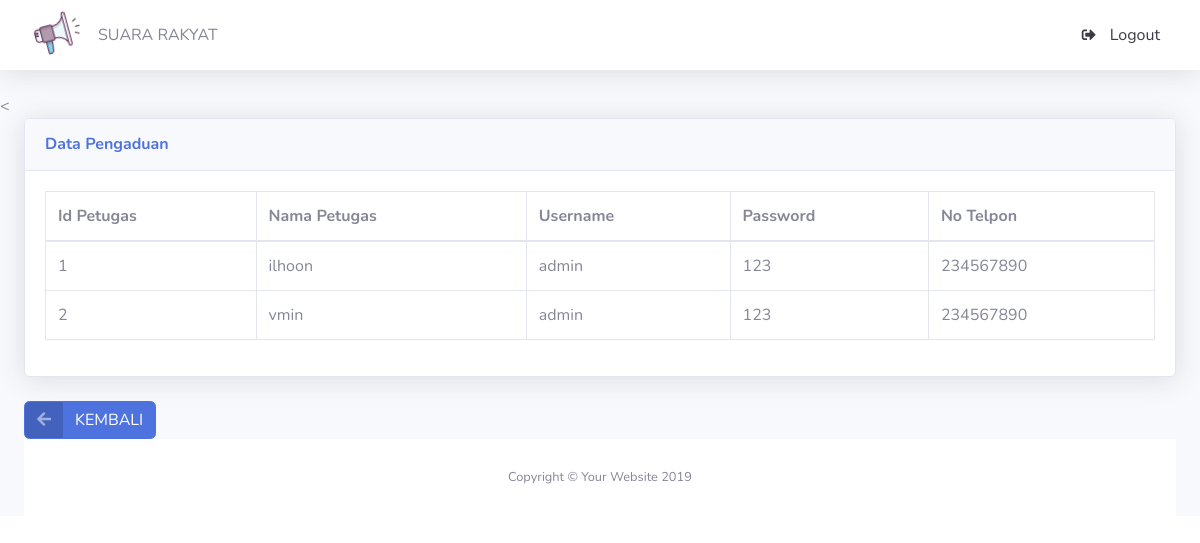
Page /data_pegawai.php on the committed database.
### tables this page shows
CREATE TABLE `tbl_petugas` (
  `id_petugas` int(11) NOT NULL,
  `nama_petugas` varchar(35) NOT NULL,
  `username` varchar(25) NOT NULL,
  `password` varchar(32) NOT NULL,
  `telp` varchar(13) NOT NULL,
  `level` enum('admin','petugas','','') NOT NULL
);

### data_pegawai.php (the view, shortened to what this page needs)
<!DOCTYPE html>
<html lang="en">
<head>
  <link href="vendor/fontawesome-free/css/all.min.css" rel="stylesheet" type="text/css">
  <link href="css/sb-admin-2.min.css" rel="stylesheet">
</head>
<body id="page-top">
  <div id="wrapper">
    <div id="content-wrapper" class="d-flex flex-column">
      <div id="content">
        <nav class="navbar navbar-expand navbar-light bg-white topbar mb-4 static-top shadow">
           <div class="sidebar-brand-icon rotate-n-15">
          <i> <img src="img/logoo.png"; style="margin-left: 18px;"> </i>
        </div>
        <div class="sidebar-brand-text mx-3">SUARA RAKYAT </div>
          <ul class="navbar-nav ml-auto">
            <li class="nav-item dropdown no-arrow">
                <a class="dropdown-item" href="#" data-toggle="modal" data-target="#logoutModal" >
                  <i class="fas fa-sign-out-alt fa-sm fa-fw mr-2"></i>
                  Logout
                </a>
            </li>
        </nav>
<
        <div class="container-fluid">
          <div class="card shadow mb-4">
            <div class="card-header py-3">
              <h6 class="m-0 font-weight-bold text-primary">Data Pengaduan</h6>
            </div>
            <div class="card-body">
              <div class="table-responsive">
                <table class="table table-bordered" id="dataTable" width="100%" cellspacing="0">
                  <thead>
                    <tr>
                      <th>Id Petugas</th>
                      <th>Nama Petugas</th>
                      <th>Username</th>
                      <th>Password</th>
                      <th>No Telpon</th>
                    </tr>
                  </thead>
                  <tbody>
                    <?php
                include "koneksi.php";
                $query="SELECT * from tbl_petugas";
                $perintah=mysqli_query($connect,$query);
                while($data=mysqli_fetch_array($perintah))
                {
                ?>
                <tr class="odd gradeX">
                    <td><?php echo"$data[id_petugas]"; ?></td>
                    <td><?php echo"$data[nama_petugas]";?></td>
                    <td><?php echo"$data[username]";?></td>
                     <td><?php echo"$data[password]";?></td>
                     <td><?php echo"$data[telp]";?></td>
                </tr>
                 <?php
                }
                 ?>
                  </tbody>
                </table>
              </div>
              </div>
            </div>
                <div>
                  <a href="laporan.php" class="btn btn-primary btn-icon-split">
                  <span class="icon text-white-50">
                  <i class="fas fa-arrow-left"></i>
                  </span>
                  <span class="text"> KEMBALI </span> </a>
                </div>
      <footer class="sticky-footer bg-white">
        <div class="container my-auto">
          <div class="copyright text-center my-auto">
            <span>Copyright &copy; Your Website 2019</span>
          </div>
        </div>
      </footer>
</body>
</html>

### rows in the picture
tbl_petugas: id_petugas "1", nama_petugas "ilhoon", username "admin", password "123", telp "234567890"
tbl_petugas: id_petugas "2", nama_petugas "vmin", username "admin", password "123", telp "234567890"
